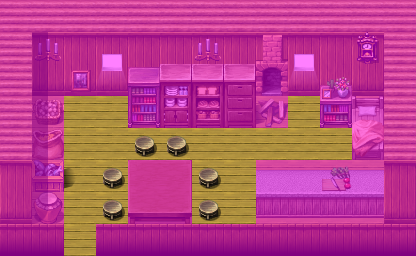

Below is a game level as drawn by its tile map, then a one-line description and the .tmx that defines it (tile-layer data replaced by summaries):
An orthogonal 13x8 tile map with 32x32 px tiles, 4 tile layers (Ground, Objects, Above, Walkable), 15 tilesets and 3 objects (mapchange, sign, spawn).

<map version="1.0" orientation="orthogonal" width="13" height="8" tilewidth="32" tileheight="32">
    <tileset firstgid="1" name="map_18" tilewidth="32" tileheight="32">
        <image source="../drawable/map_18.png" width="256" height="256" />
    </tileset>
    <tileset firstgid="65" name="map_10" tilewidth="32" tileheight="32">
        <image source="../drawable/map_10.png" width="256" height="256" />
    </tileset>
    <tileset firstgid="129" name="map_6" tilewidth="32" tileheight="32">
        <image source="../drawable/map_6.png" width="256" height="256" />
    </tileset>
    <tileset firstgid="193" name="map_28" tilewidth="32" tileheight="32">
        <image source="../drawable/map_28.png" width="256" height="256" />
    </tileset>
    <tileset firstgid="257" name="map_7" tilewidth="32" tileheight="32">
        <image source="../drawable/map_7.png" width="256" height="256" />
    </tileset>
    <tileset firstgid="321" name="map_3" tilewidth="32" tileheight="32">
        <image source="../drawable/map_3.png" width="256" height="256" />
    </tileset>
    <tileset firstgid="385" name="map_12" tilewidth="32" tileheight="32">
        <image source="../drawable/map_12.png" width="256" height="256" />
    </tileset>
    <tileset firstgid="449" name="map_8" tilewidth="32" tileheight="32">
        <image source="../drawable/map_8.png" width="256" height="256" />
    </tileset>
    <tileset firstgid="513" name="map_15" tilewidth="32" tileheight="32">
        <image source="../drawable/map_15.png" width="256" height="256" />
    </tileset>
    <tileset firstgid="577" name="map_11" tilewidth="32" tileheight="32">
        <image source="../drawable/map_11.png" width="256" height="256" />
    </tileset>
    <tileset firstgid="641" name="map_20" tilewidth="32" tileheight="32">
        <image source="../drawable/map_20.png" width="256" height="256" />
    </tileset>
    <tileset firstgid="705" name="map_1" tilewidth="32" tileheight="32">
        <image source="../drawable/map_1.png" width="256" height="256" />
    </tileset>
    <tileset firstgid="769" name="map_23" tilewidth="32" tileheight="32">
        <image source="../drawable/map_23.png" width="256" height="256" />
    </tileset>
    <tileset firstgid="833" name="map_0" tilewidth="32" tileheight="32">
        <image source="../drawable/map_0.png" width="256" height="256" />
    </tileset>
    <tileset firstgid="897" name="map_2" tilewidth="32" tileheight="32">
        <image source="../drawable/map_2.png" width="256" height="256" />
    </tileset>
    <layer name="Ground" width="13" height="8">
        <data>[104 cells, 104 non-empty, 5 distinct tile ids]</data>
    </layer>
    <layer name="Objects" width="13" height="8">
        <data>[104 cells, 46 non-empty, 33 distinct tile ids]</data>
    </layer>
    <layer name="Above" width="13" height="8">
        <data>[104 cells, 7 non-empty, 3 distinct tile ids]</data>
    </layer>
    <layer name="Walkable" width="13" height="8">
        <data>[104 cells, 83 non-empty, 1 distinct tile ids]</data>
    </layer>
    <objectgroup name="Mapevents">
        <object name="south" type="mapchange" x="64" y="224" width="32" height="32">
            <properties>
                <property name="map" value="remgard2" />
                <property name="place" value="remgard_villager3" />
            </properties>
        </object>
        <object name="emerei_bed" type="sign" x="320" y="128" width="32" height="32" />
    </objectgroup>
    <objectgroup name="Spawn">
        <object name="emerei" type="spawn" x="64" y="96" width="64" height="96">
            <properties>
                <property name="spawngroup" value="emerei" />
            </properties>
        </object>
    </objectgroup>
    <objectgroup name="Keys" />
</map>
